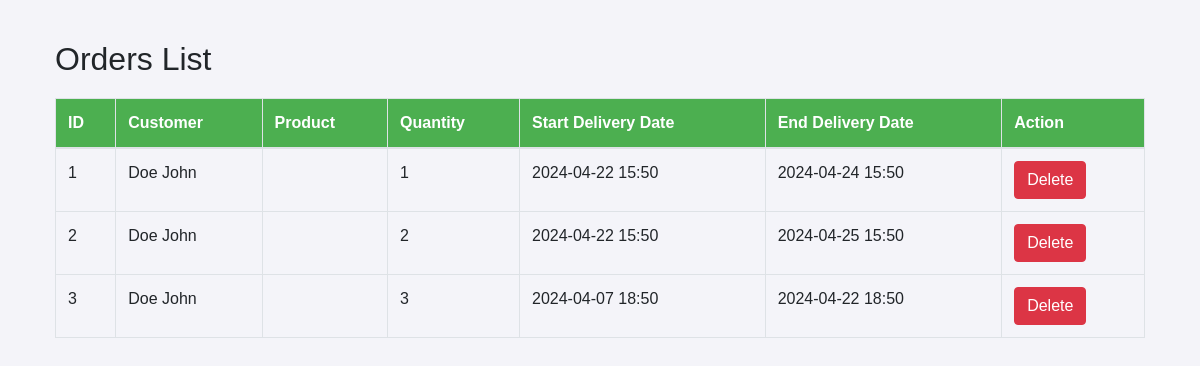
The page /orders on the database as committed earlier.
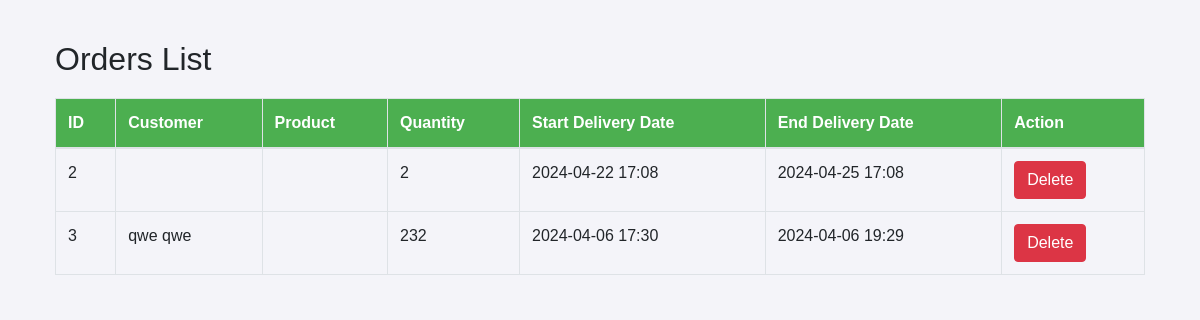
The same page on the database as committed later.
### app/models/order.py (models this page shows)
class Order(db.Model):
    __tablename__ = 'orders'
    id = db.Column(db.Integer, primary_key=True)
    panier_id = db.Column(db.Integer, db.ForeignKey('paniers.id'))
    product_id = db.Column(db.Integer, db.ForeignKey('products.id'))
    product = db.relationship('Product', backref='orders')
    customer_id = db.Column(db.Integer, db.ForeignKey('customers.id'))
    customer = db.relationship('Customer', back_populates='orders')
    quantity = db.Column(db.Integer, nullable=False)
    start_delivery_date = db.Column(db.DateTime, nullable=False)
    end_delivery_date = db.Column(db.DateTime, nullable=False)
    order_weight = db.Column(db.Float, nullable=True)

### app/models/customer.py (models this page shows)
class Customer(db.Model):
    __tablename__ = 'customers'
    id = db.Column(db.Integer, primary_key=True)
    nom = db.Column(db.String)
    prenom = db.Column(db.String)
    adresse = db.Column(db.String)
    telephone = db.Column(db.String)
    panier = db.relationship('Panier', back_populates='customer', uselist=False)
    orders = db.relationship('Order', back_populates='customer', overlaps="orders")

### app/routes/order.py (the view)
@order_bp.route('/orders', methods=['GET'])
def list_orders():
    orders = Order.query.all()
    return render_template('orders/list_orders.html', orders=orders)

### app/templates/orders/list_orders.html (shortened to what this page needs)
{% extends "base.html" %}
{% block content %}
<div class="container">
    <h2>Orders List</h2>
    <table class="table table-bordered">
        <thead>
            <tr>
                <th>ID</th>
                <th>Customer</th>
                <th>Product</th>
                <th>Quantity</th>
                <th>Start Delivery Date</th>
                <th>End Delivery Date</th>
                <th>Action</th>
            </tr>
        </thead>
        <tbody>
            {% for order in orders %}
            <tr>
                <td>{{ order.id }}</td>
                <td>{{ order.customer.nom }} {{ order.customer.prenom }}</td>
                <td>{{ order.product.name }}</td>
                <td>{{ order.quantity }}</td>
                <td>{{ order.start_delivery_date.strftime('%Y-%m-%d %H:%M') }}</td>
                <td>{{ order.end_delivery_date.strftime('%Y-%m-%d %H:%M') }}</td>
                <td>
                    <form action="{{ url_for('order.delete_order', id=order.id) }}" method="POST" style="display:inline;">
                        <button type="submit" class="btn btn-danger">Delete</button>
                    </form>
                </td>
            </tr>
            {% endfor %}
        </tbody>
    </table>
</div>
{% endblock %}

### app/templates/base.html (shortened to what this page needs)
<!DOCTYPE html>
<html lang="en">
<head>
    <link href="https://maxcdn.bootstrapcdn.com/bootstrap/4.5.2/css/bootstrap.min.css" rel="stylesheet">
</head>
<body>
    {% block content %}
    {% endblock %}
</body>
</html>

### app/templates/base.html (style rules this page uses)
body { font-family: Arial, sans-serif; margin: 40px; background-color: #f4f4f9; }
table { width: 100%; margin-top: 20px; }
th, td { padding: 8px; text-align: left; border-bottom: 1px solid #ddd; }
th { background-color: #4CAF50; color: white; }

Rows that differ between the two databases and show on the page:
removed Order: id "1", customer.nom "Doe", customer.prenom "John", quantity "1", start_delivery_date "2024-04-22 15:50", end_delivery_date "2024-04-24 15:50"
changed Order id 2: start_delivery_date "2024-04-22 15:50" → "2024-04-22 17:08"; end_delivery_date "2024-04-25 15:50" → "2024-04-25 17:08"; customer.nom "Doe" → (not shown); customer.prenom "John" → (not shown)
changed Order id 3: customer.nom "Doe" → "qwe"; customer.prenom "John" → "qwe"; quantity "3" → "232"; start_delivery_date "2024-04-07 18:50" → "2024-04-06 17:30"; end_delivery_date "2024-04-22 18:50" → "2024-04-06 19:29"
